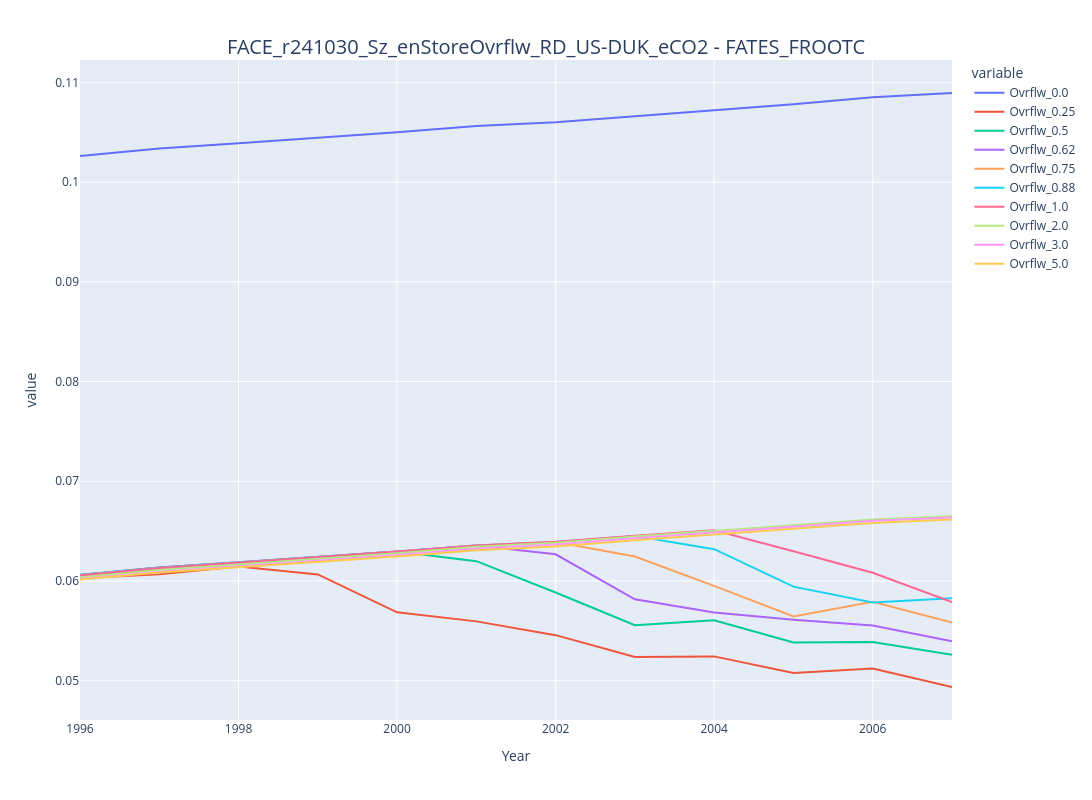

Source (notebook cell):
### Code cell
import plotly.graph_objects as go
from plotly.subplots import make_subplots
import plotly.express as px
df_tmp = dict_df[k] 

#df_tmp = dict_df[site][var].copy(deep=True)
if var == "FATES_NPP_Minus_EXCESS_RESP":
    var_tmp = "NPP"
elif var == "FATES_NPP":
    var_tmp = "NPP"
else:
    var_tmp = var
    
fig = px.line(df_tmp[:], x="Year", y=df_tmp.columns,
  hover_data={"Year": "%Y"},)
kt= k
# Update layout with a custom title
fig.update_layout(
title={
    'text': f" {kt} - {var}  ",
    'y': 0.95,  # Position title slightly above the plot
    'x': 0.5,  # Center the title horizontally
    'xanchor': 'center',
    'yanchor': 'top'
},
title_font=dict(size=20),  # Adjust the font size of the title
width=1200, height=800  # Adjust width and height as needed
)
# Save the plot as an HTML file
path_html_save = "/Users/ud4/repos/GitHub/FATESFACE/Plume_Plots/HTML_plots"
#fig.write_html(f"{path_html_save}/{var}_{site}_{fn}_{co2_case}_minC{min_checks}_line_plot.html")
print (f"{var}_{site}_{fn}_{co2_case}_{case_id}_line_plot.html")
# Show the plot
fig.show()

### Figure 1 — Plotly figure (JSON) as saved in the notebook; plotly's stock layout.template omitted (floating-point values rounded to 4 significant figures)
{"data": [{"hovertemplate": "variable=Ovrflw_0.0<br>Year=%{x%Y}<br>value=%{y}<extra></extra>", "legendgroup": "Ovrflw_0.0", "line": {"color": "#636efa", "dash": "solid"}, "marker": {"symbol": "circle"}, "mode": "lines", "name": "Ovrflw_0.0", "orientation": "v", "showlegend": true, "type": "scatter", "x": [1996, 1997, 1998, 1999, 2000, 2001, 2002, 2003, 2004, 2005, 2006, 2007], "xaxis": "x", "y": [0.1026, 0.1034, 0.1039, 0.1044, 0.105, 0.1056, 0.106, 0.1066, 0.1072, 0.1078, 0.1085, 0.1089], "yaxis": "y"}, {"hovertemplate": "variable=Ovrflw_0.25<br>Year=%{x%Y}<br>value=%{y}<extra></extra>", "legendgroup": "Ovrflw_0.25", "line": {"color": "#EF553B", "dash": "solid"}, "marker": {"symbol": "circle"}, "mode": "lines", "name": "Ovrflw_0.25", "orientation": "v", "showlegend": true, "type": "scatter", "x": [1996, 1997, 1998, 1999, 2000, 2001, 2002, 2003, 2004, 2005, 2006, 2007], "xaxis": "x", "y": [0.06027, 0.06068, 0.06144, 0.06066, 0.05686, 0.05595, 0.05457, 0.05238, 0.05244, 0.05077, 0.05123, 0.04937], "yaxis": "y"}, {"hovertemplate": "variable=Ovrflw_0.5<br>Year=%{x%Y}<br>value=%{y}<extra></extra>", "legendgroup": "Ovrflw_0.5", "line": {"color": "#00cc96", "dash": "solid"}, "marker": {"symbol": "circle"}, "mode": "lines", "name": "Ovrflw_0.5", "orientation": "v", "showlegend": true, "type": "scatter", "x": [1996, 1997, 1998, 1999, 2000, 2001, 2002, 2003, 2004, 2005, 2006, 2007], "xaxis": "x", "y": [0.06063, 0.06136, 0.06189, 0.06241, 0.06296, 0.06199, 0.05885, 0.05557, 0.05607, 0.05384, 0.05389, 0.05261], "yaxis": "y"}, {"hovertemplate": "variable=Ovrflw_0.62<br>Year=%{x%Y}<br>value=%{y}<extra></extra>", "legendgroup": "Ovrflw_0.62", "line": {"color": "#ab63fa", "dash": "solid"}, "marker": {"symbol": "circle"}, "mode": "lines", "name": "Ovrflw_0.62", "orientation": "v", "showlegend": true, "type": "scatter", "x": [1996, 1997, 1998, 1999, 2000, 2001, 2002, 2003, 2004, 2005, 2006, 2007], "xaxis": "x", "y": [0.06061, 0.06134, 0.06188, 0.06241, 0.06297, 0.06357, 0.06268, 0.05816, 0.05683, 0.05612, 0.05554, 0.05396], "yaxis": "y"}, {"hovertemplate": "variable=Ovrflw_0.75<br>Year=%{x%Y}<br>value=%{y}<extra></extra>", "legendgroup": "Ovrflw_0.75", "line": {"color": "#FFA15A", "dash": "solid"}, "marker": {"symbol": "circle"}, "mode": "lines", "name": "Ovrflw_0.75", "orientation": "v", "showlegend": true, "type": "scatter", "x": [1996, 1997, 1998, 1999, 2000, 2001, 2002, 2003, 2004, 2005, 2006, 2007], "xaxis": "x", "y": [0.06057, 0.0613, 0.06185, 0.06237, 0.06294, 0.06355, 0.0639, 0.06245, 0.05951, 0.05644, 0.05791, 0.05583], "yaxis": "y"}, {"hovertemplate": "variable=Ovrflw_0.88<br>Year=%{x%Y}<br>value=%{y}<extra></extra>", "legendgroup": "Ovrflw_0.88", "line": {"color": "#19d3f3", "dash": "solid"}, "marker": {"symbol": "circle"}, "mode": "lines", "name": "Ovrflw_0.88", "orientation": "v", "showlegend": true, "type": "scatter", "x": [1996, 1997, 1998, 1999, 2000, 2001, 2002, 2003, 2004, 2005, 2006, 2007], "xaxis": "x", "y": [0.06055, 0.06128, 0.06183, 0.06236, 0.06294, 0.06355, 0.06391, 0.06451, 0.06319, 0.05944, 0.05785, 0.05828], "yaxis": "y"}, {"hovertemplate": "variable=Ovrflw_1.0<br>Year=%{x%Y}<br>value=%{y}<extra></extra>", "legendgroup": "Ovrflw_1.0", "line": {"color": "#FF6692", "dash": "solid"}, "marker": {"symbol": "circle"}, "mode": "lines", "name": "Ovrflw_1.0", "orientation": "v", "showlegend": true, "type": "scatter", "x": [1996, 1997, 1998, 1999, 2000, 2001, 2002, 2003, 2004, 2005, 2006, 2007], "xaxis": "x", "y": [0.06055, 0.06129, 0.06184, 0.06237, 0.06295, 0.06357, 0.06393, 0.06453, 0.06509, 0.06299, 0.06083, 0.05789], "yaxis": "y"}, {"hovertemplate": "variable=Ovrflw_2.0<br>Year=%{x%Y}<br>value=%{y}<extra></extra>", "legendgroup": "Ovrflw_2.0", "line": {"color": "#B6E880", "dash": "solid"}, "marker": {"symbol": "circle"}, "mode": "lines", "name": "Ovrflw_2.0", "orientation": "v", "showlegend": true, "type": "scatter", "x": [1996, 1997, 1998, 1999, 2000, 2001, 2002, 2003, 2004, 2005, 2006, 2007], "xaxis": "x", "y": [0.06035, 0.06109, 0.06165, 0.0622, 0.06279, 0.06344, 0.06383, 0.06445, 0.06505, 0.06559, 0.06617, 0.06649], "yaxis": "y"}, {"hovertemplate": "variable=Ovrflw_3.0<br>Year=%{x%Y}<br>value=%{y}<extra></extra>", "legendgroup": "Ovrflw_3.0", "line": {"color": "#FF97FF", "dash": "solid"}, "marker": {"symbol": "circle"}, "mode": "lines", "name": "Ovrflw_3.0", "orientation": "v", "showlegend": true, "type": "scatter", "x": [1996, 1997, 1998, 1999, 2000, 2001, 2002, 2003, 2004, 2005, 2006, 2007], "xaxis": "x", "y": [0.0602, 0.06093, 0.06148, 0.06202, 0.06261, 0.06325, 0.06365, 0.06428, 0.06489, 0.06544, 0.06604, 0.06638], "yaxis": "y"}, {"hovertemplate": "variable=Ovrflw_5.0<br>Year=%{x%Y}<br>value=%{y}<extra></extra>", "legendgroup": "Ovrflw_5.0", "line": {"color": "#FECB52", "dash": "solid"}, "marker": {"symbol": "circle"}, "mode": "lines", "name": "Ovrflw_5.0", "orientation": "v", "showlegend": true, "type": "scatter", "x": [1996, 1997, 1998, 1999, 2000, 2001, 2002, 2003, 2004, 2005, 2006, 2007], "xaxis": "x", "y": [0.06015, 0.06085, 0.06138, 0.06189, 0.06246, 0.06308, 0.06347, 0.06408, 0.06468, 0.06523, 0.06583, 0.06618], "yaxis": "y"}], "layout": {"height": 800, "legend": {"title": {"text": "variable"}, "tracegroupgap": 0}, "margin": {"t": 60}, "title": {"font": {"size": 20}, "text": " FACE_r241030_Sz_enStoreOvrflw_RD_US-DUK_eCO2 - FATES_FROOTC  ", "x": 0.5, "xanchor": "center", "y": 0.95, "yanchor": "top"}, "width": 1200, "xaxis": {"anchor": "y", "autorange": true, "domain": [0, 1], "range": [1996, 2007], "title": {"text": "Year"}, "type": "linear"}, "yaxis": {"anchor": "x", "autorange": true, "domain": [0, 1], "range": [0.04606, 0.1122], "title": {"text": "value"}, "type": "linear"}}}
